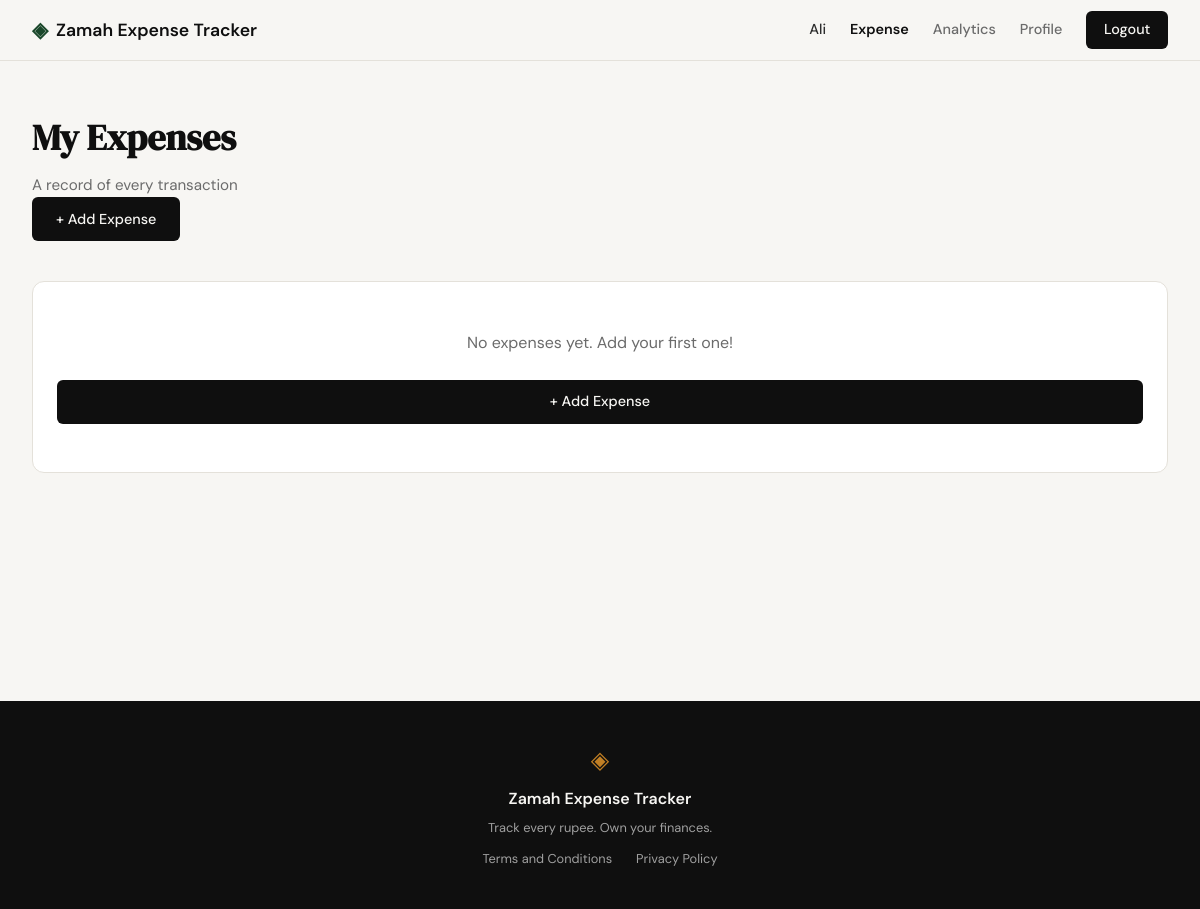
/expenses (signed in), run on an earlier commit of the app's database.
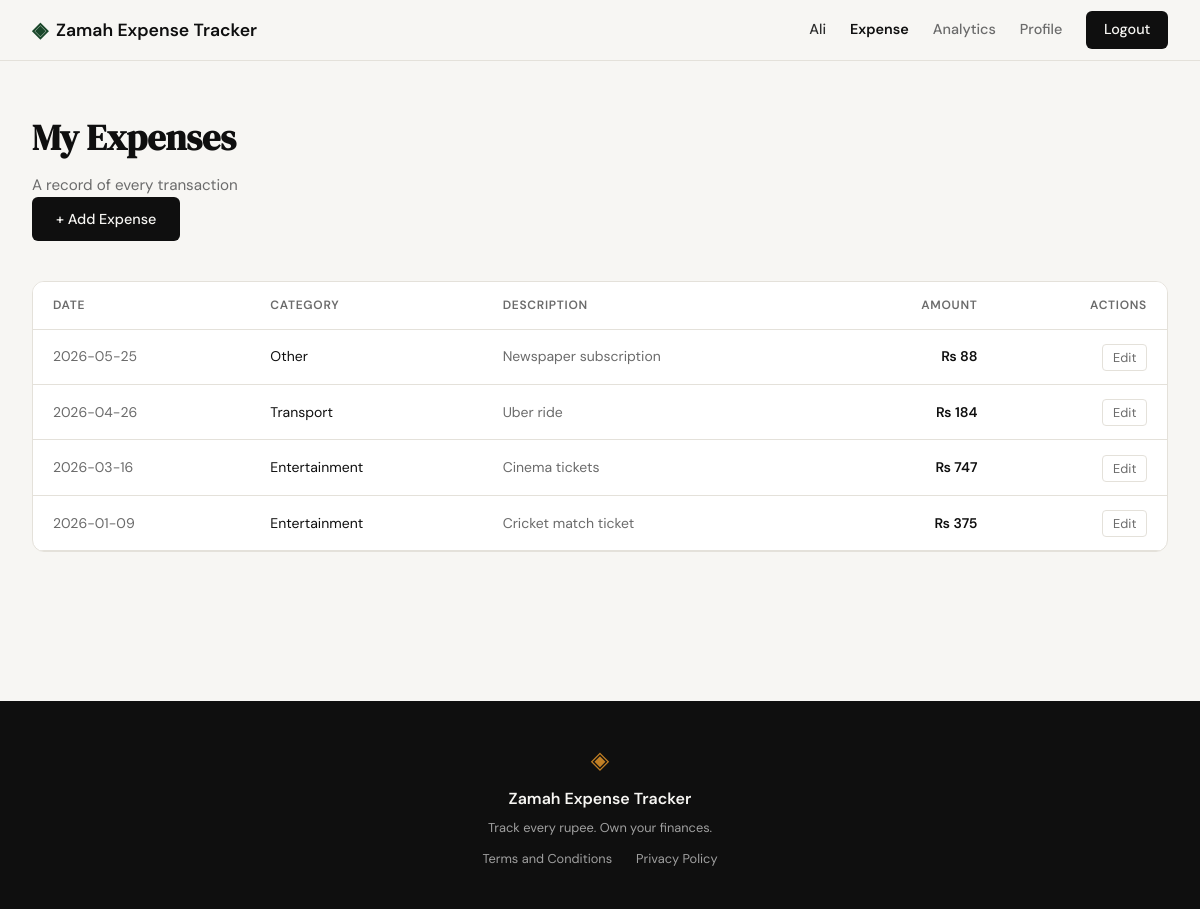
And on a later commit of the database.
### tables this page shows
CREATE TABLE expenses (
            id          INTEGER PRIMARY KEY AUTOINCREMENT,
            user_id     INTEGER NOT NULL,
            amount      REAL    NOT NULL,
            category    TEXT    NOT NULL,
            date        TEXT    NOT NULL,
            description TEXT,
            created_at  TEXT    DEFAULT (datetime('now')),
            FOREIGN KEY (user_id) REFERENCES users(id)
        );

### app.py (the view)
@app.route("/expenses")
def expense_list():
    if not session.get("user_id"):
        return redirect(url_for("login"))
    expenses = get_expenses(session["user_id"])
    return render_template("expenses.html", expenses=expenses)

### database/db.py (called while the page is built)
def get_db():
    path = current_app.config.get("DATABASE", DB_PATH) if has_app_context() else DB_PATH
    if path == ":memory:":
        conn = sqlite3.connect("file::memory:?cache=shared", uri=True)
    else:
        conn = sqlite3.connect(path)
    conn.row_factory = sqlite3.Row
    conn.execute("PRAGMA foreign_keys = ON")
    return conn

def get_expenses(user_id):
    db = get_db()
    rows = db.execute(
        "SELECT * FROM expenses WHERE user_id = ? ORDER BY date DESC", (user_id,)
    ).fetchall()
    db.close()
    return rows

### templates/expenses.html (shortened to what this page needs)
{% extends "base.html" %}
{% block content %}
<section class="dashboard-section">
    <div class="dashboard-container">
        <div class="dashboard-header">
            <div>
                <h1 class="dashboard-title">My Expenses</h1>
                <p class="dashboard-subtitle">A record of every transaction</p>
            </div>
            <div>
                <a href="{{ url_for('add_expense') }}" class="btn-primary">+ Add Expense</a>
            </div>
        </div>
        {% if expenses %}
        <div class="summary-card" style="padding: 0; overflow: hidden;">
            <table style="width: 100%; border-collapse: collapse;">
                <thead>
                    <tr style="border-bottom: 1px solid var(--border); background: var(--paper-card);">
                        <th style="padding: 0.85rem 1.25rem; text-align: left; font-size: 0.75rem; text-transform: uppercase; letter-spacing: 0.06em; color: var(--ink-muted); font-weight: 600;">Date</th>
                        <th style="padding: 0.85rem 1.25rem; text-align: left; font-size: 0.75rem; text-transform: uppercase; letter-spacing: 0.06em; color: var(--ink-muted); font-weight: 600;">Category</th>
                        <th style="padding: 0.85rem 1.25rem; text-align: left; font-size: 0.75rem; text-transform: uppercase; letter-spacing: 0.06em; color: var(--ink-muted); font-weight: 600;">Description</th>
                        <th style="padding: 0.85rem 1.25rem; text-align: right; font-size: 0.75rem; text-transform: uppercase; letter-spacing: 0.06em; color: var(--ink-muted); font-weight: 600;">Amount</th>
                        <th style="padding: 0.85rem 1.25rem; text-align: right; font-size: 0.75rem; text-transform: uppercase; letter-spacing: 0.06em; color: var(--ink-muted); font-weight: 600;">Actions</th>
                    </tr>
                </thead>
                <tbody>
                    {% for expense in expenses %}
                    <tr style="border-bottom: 1px solid var(--border);">
                        <td style="padding: 0.9rem 1.25rem; color: var(--ink-muted); font-size: 0.875rem; white-space: nowrap;">{{ expense.date }}</td>
                        <td style="padding: 0.9rem 1.25rem; color: var(--ink); font-size: 0.875rem;">{{ expense.category }}</td>
                        <td style="padding: 0.9rem 1.25rem; color: var(--ink-muted); font-size: 0.875rem;">{{ expense.description or '—' }}</td>
                        <td style="padding: 0.9rem 1.25rem; text-align: right; color: var(--ink); font-size: 0.875rem; font-weight: 600; white-space: nowrap;">₨ {{ "{:,.0f}".format(expense.amount) }}</td>
                        <td style="padding: 0.9rem 1.25rem; text-align: right; white-space: nowrap;">
                            <a href="{{ url_for('edit_expense', id=expense.id) }}" style="font-size: 0.8rem; color: var(--ink-muted); text-decoration: none; border: 1px solid var(--border); border-radius: 4px; padding: 0.25rem 0.6rem;">Edit</a>
                        </td>
                    </tr>
                    {% endfor %}
                </tbody>
            </table>
        </div>
        {% else %}
        <div class="summary-card" style="text-align: center; padding: 3rem 1.5rem;">
            <p style="color: var(--ink-muted); font-size: 1rem; margin: 0 0 1.25rem;">No expenses yet. Add your first one!</p>
            <a href="{{ url_for('add_expense') }}" class="btn-primary">+ Add Expense</a>
        </div>
        {% endif %}
    </div>
</section>
{% endblock %}

What changed in the data, as far as the page shows it:
added expenses: date "2026-05-25", category "Other", description "Newspaper subscription", amount "88"
added expenses: date "2026-04-26", category "Transport", description "Uber ride", amount "184"
added expenses: date "2026-03-16", category "Entertainment", description "Cinema tickets", amount "747"
added expenses: date "2026-01-09", category "Entertainment", description "Cricket match ticket", amount "375"
Also different on the page:
text no longer shown: "No expenses yet. Add your first one! + Add Expense"
text now shown: "DATE CATEGORY DESCRIPTION AMOUNT ACTIONS"
